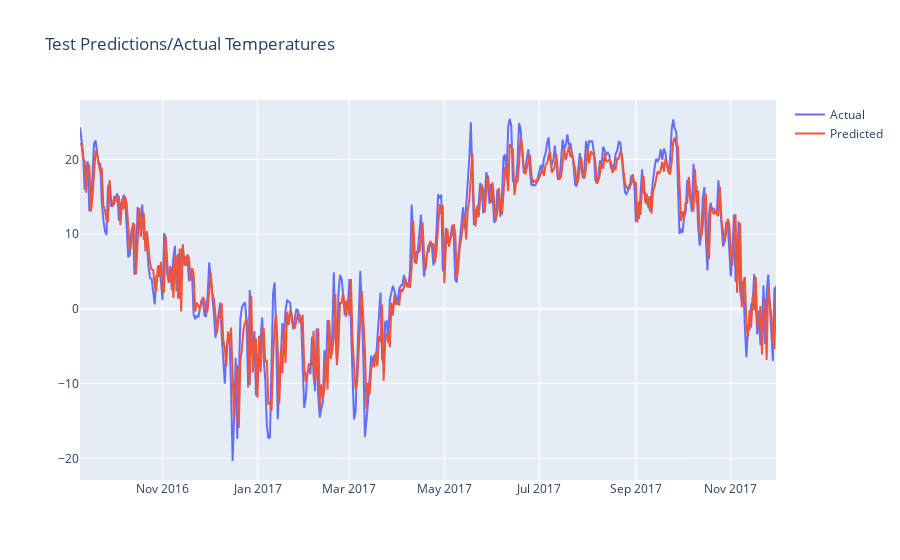

The notebook cell this image was saved under:
### Code cell
fig = go.Figure()
fig.add_trace(go.Scatter(x=preds_day.index, y=preds_day['actual']-273.15, name='Actual'))
fig.add_trace(go.Scatter(x=preds_day.index, y=preds_day['pred']-273.15, name='Predicted'))
fig.update_layout(showlegend=True, title='Test Predictions/Actual Temperatures')
fig.show()

### Figure 1 — Plotly figure (JSON) as saved in the notebook; plotly's stock layout.template omitted (floating-point values rounded to 4 significant figures; data arrays with more than 128 entries replaced by an {"elided": "..."} marker saying what was removed)
{"data": [{"name": "Actual", "type": "scatter", "x": {"elided": "448 str values"}, "y": {"elided": "448 float values"}}, {"name": "Predicted", "type": "scatter", "x": {"elided": "448 str values"}, "y": {"elided": "448 float values"}}], "layout": {"showlegend": true, "title": {"text": "Test Predictions/Actual Temperatures"}}}
